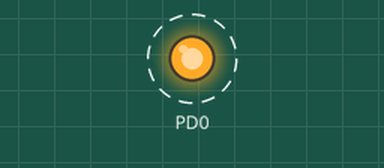
Bench run of a program on a simulated ATmega32, built with avr-gcc and emulated at 8 MHz. Parts: output pins drawn as LEDs (lit = HIGH). Dashed ring = blinking.

Above: at 0.5 s.
Timing chart, 0 to 4.6 s (numbered marks = the images above):
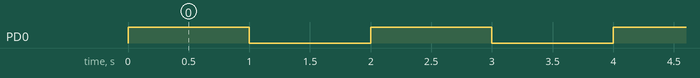

The program:

main.c
```c
/*
 * main.c
 *
 *  Created on: Jul 30, 2022
 *      Author: Mahmoud_Mohamed
 */

/*============================= Includes ==========================*/
#include <stdio.h>
#include <stdint.h>

#include <avr/io.h>
#include <avr/interrupt.h>

#include "Timer_Delay/timer_delay.h"
/*============================= Main Function  ==========================*/
int main(void){

	DDRD = 0x01;

	while(1){
		PORTD ^= 0x01;
		Timer0_Delay_ms(1000);
		//Timer0_Delay_us(1000000);
	}
	return 0;
}
```

timer_delay.c
```c
/*
 * timer_delay.c
 *
 *  Created on: Jul 31, 2022
 *      Author: Mahmoud_Mohamed
 */
// Standard Libraries.
#include <stdio.h>
#include <stdint.h>
#include <stdbool.h>

// AVR AT_Mega32 Libraries.
#include <avr/io.h>
#include <avr/interrupt.h>

// Local Header Files.
#include "timer_delay.h"

/*====================== Functions Declarations ======================*/
void Timer0_Delay_us(uint32_t time){

	while(time != 0){
		// Load TCCR0 with the control values.
		//{Normal mode, OC0 is disconnected, and F_CPU/1 frequency prescaler.}
		TCCR0 = (uint8_t)0x1;

		// Load TCNT0 with the initial value.
		TCNT0 = (uint8_t)0xF8;

		// Wait until Timer0 Overflow.
		while(! (TIFR&(1<<TOV0)) );

		// Stop timer0.
		TCCR0 = (uint8_t)0x0;

		// Clear TOV0.
		TIFR |= (1<<TOV0);

		// Decrement the time.
		time--;
	}

	// Exit the function.
	return;
}

void Timer0_Delay_ms(uint32_t time){

	while(time != 0){
		// Load TCCR0 with the control values.
		//{Normal mode, OC0 is disconnected, and F_CPU/64 frequency prescaler.}
		TCCR0 = (uint8_t)0x3;

		// Load TCNT0 with the initial value.
		TCNT0 = (uint8_t)0x83;

		// Wait until Timer0 Overflow.
		while(! (TIFR&(1<<TOV0)) );

		// Stop timer0.
		TCCR0 = (uint8_t)0x0;

		// Clear TOV0.
		TIFR |= (1<<TOV0);

		// Decrement the time.
		time--;
	}

	// Exit the function.
	return;
}
```

timer_delay.h
```c
/*
 * timer_delay.h
 *
 *  Created on: Jul 31, 2022
 *      Author: Mahmoud_Mohamed
 */

#ifndef TIMER_DELAY_H_
#define TIMER_DELAY_H_

/*====================== Includes ======================*/
// AVR AT_Mega32 Libraries.
#include <avr/io.h>
#include <avr/interrupt.h>

/*====================== Public Functions definitions ======================*/
void Timer0_Delay_us(uint32_t time);

void Timer0_Delay_ms(uint32_t time);

#endif /* TIMER_DELAY_H_ */
```

Measured:
- by itself, PD0: alternates HIGH for 1.0 s and LOW for 1.0 s
